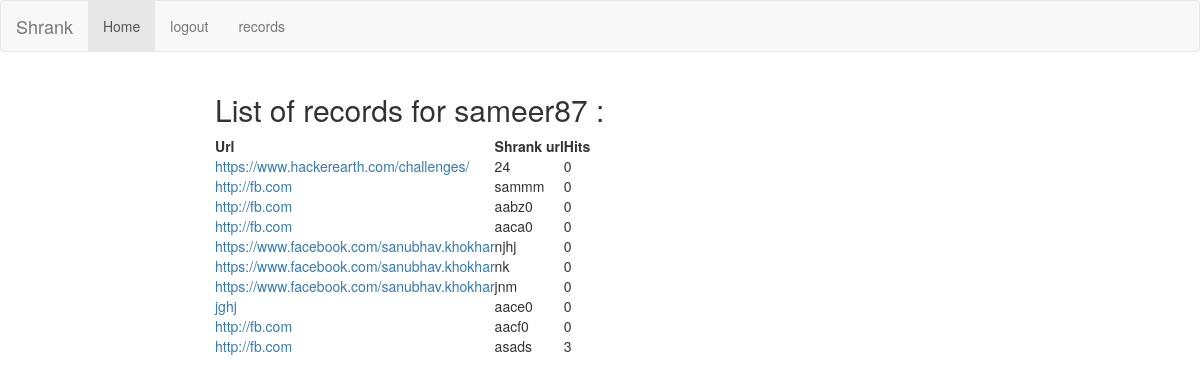
The page /account/records/ (signed in) on the database its author committed.
### urlshort/models.py (models this page shows, shortened)
class Sam(models.Model):
	user=models.ForeignKey(settings.AUTH_USER_MODEL, null=True,blank=True)
	originalurl = models.CharField(max_length=1000)
	shorten =models.CharField(max_length=500)
	clicks = models.CharField(max_length=500,default=0)

### urlshort/views.py (the view)
# urls.py: url(r'^account/records/$',views.record,name='records'),
def record(request):
	if not request.user.is_authenticated():
			return redirect('urlshort:suceess')
	instance=Sam.objects.filter(user=request.user)
	return render(request,'urlshort/record.html',{'instance':instance})

### urlshort/templates/urlshort/record.html (shortened to what this page needs)
{% extends 'base.html' %}
{% block body_block %}
{% if user.is_authenticated %}
{% if instance %}
<h2>List of records for {{ user }} :</h2>
	<table>
	    <tr>
	    	<td><b>Url</b></td>
	    	<td><b>Shrank url</b></td>
	    	<td><b>Hits</b></td>
	    </tr>
		{% for url in instance %}
		<tr>
		<td><a href="{{ url.originalurl }}">{{ url.originalurl }}</a></td>
		<td>{{ url.shorten }}</td>
		<td>{{ url.clicks }}</td>
		</tr>
		{% endfor %}
	</table>
{% else %}
	<h3>You don't have any urls records</h3>
{% endif %}
{% endif %}
{% endblock %}

### rows shown on the page
Sam: originalurl "https://www.hackerearth.com/challenges/", shorten "24", clicks "0"
Sam: originalurl "http://fb.com", shorten "sammm", clicks "0"
Sam: originalurl "http://fb.com", shorten "aabz0", clicks "0"
Sam: originalurl "http://fb.com", shorten "aaca0", clicks "0"
Sam: originalurl "https://www.facebook.com/sanubhav.khokhar", shorten "njhj", clicks "0"
Sam: originalurl "https://www.facebook.com/sanubhav.khokhar", shorten "nk", clicks "0"
Sam: originalurl "https://www.facebook.com/sanubhav.khokhar", shorten "jnm", clicks "0"
Sam: originalurl "jghj", shorten "aace0", clicks "0"
Sam: originalurl "http://fb.com", shorten "aacf0", clicks "0"
Sam: originalurl "http://fb.com", shorten "asads", clicks "3"

### other values the page prints
{{ user }} "sameer87"
